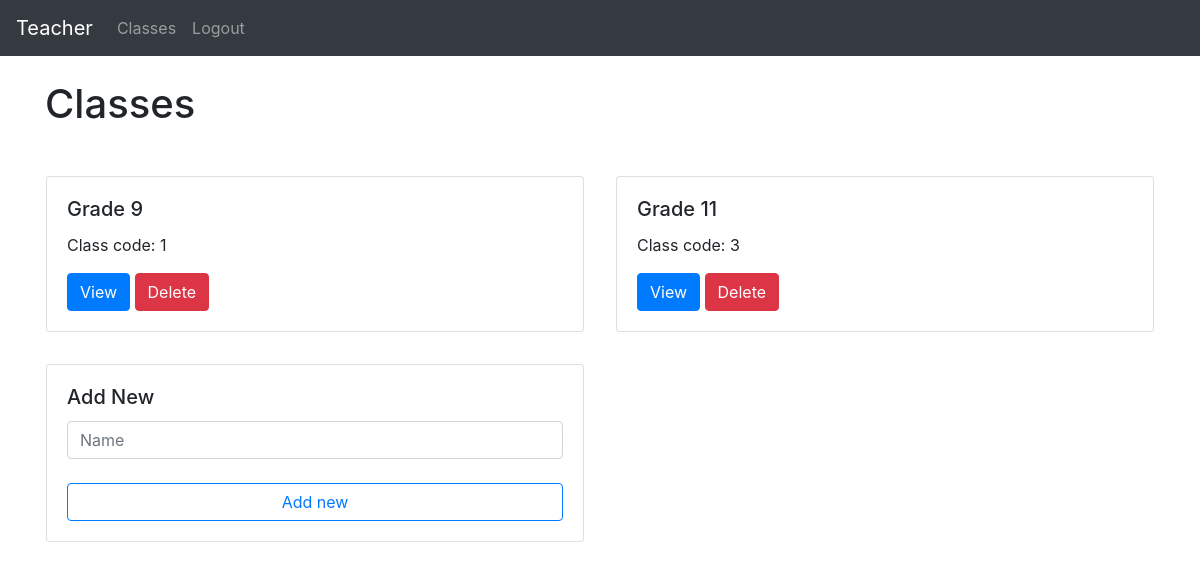
The page /teacher/ (signed in) on the database as committed earlier.
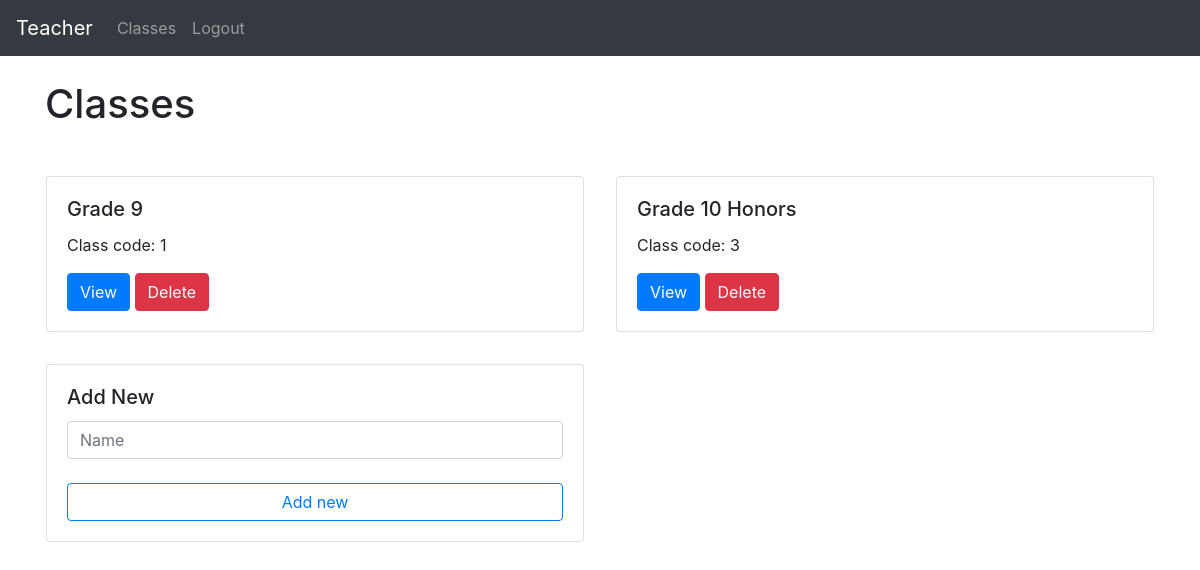
The same page on the database as committed later.
### website/models.py (models this page shows)
class Group(db.Model):
    id = db.Column(db.Integer, primary_key=True)
    name = db.Column(db.String(150))
    teacher_id = db.Column(db.Integer, db.ForeignKey('teacher.id'))
    student_ids = db.relationship('Student')
    topic_ids = db.relationship('Topic')

### website/teacher/teacher_views.py (the view)
@views.route('/', methods=['GET', 'POST'])  # type: ignore
@login_required
def groups():
    if request.method == 'POST':
        if request.form['button'] == "add_new":
            name = request.form.get('name')
            if len(str(name)) < 1:
                flash('Name is too short!', category='error')
            else:
                new_group = Group(name=name, teacher_id=current_user.teacher_id.id)# type: ignore
                db.session.add(new_group)
                db.session.commit()
                flash('Note added!', category='success')
            return render_template("teacher/groups.html", user=current_user)
        elif request.form['button'][:3] == "del":
            deleted = Group.query.filter_by(id=request.form['button'][3:]).first()
            db.session.delete(deleted)
            db.session.commit()
            return render_template("teacher/groups.html", user=current_user)
        else:
            return redirect(url_for('teacher_views.group_detail', group_id=request.form['button'][3:]))
    elif request.method == 'GET':
        return render_template("teacher/groups.html", user=current_user)

### website/templates/teacher/groups.html
{% extends "base.html" %} {% block title %}Classes{% endblock %}
{% block content %}
<br>
<h1>Classes</h1>
<br>
<div class="row row-cols-1 row-cols-md-2 g-4">
  {% for group in user.teacher_id.group_ids %}
    <form method="POST">
        <div class="col p-3">
          <div class="card">
            <div class="card-body">
              <h5 class="card-title">{{ group.name }}</h5>
              <p>Class code: {{ group.id }}</p>
              <button class="btn btn-primary" name="button" value="see{{ group.id }}">View</button>
              <button class="btn btn-danger" name="button" value="del{{ group.id }}">Delete</button>
            </div>
          </div>
        </div>
    </form>
    {% endfor %}
    <form method="POST">
          <div class="col p-3">
              <div class="card">
                <div class="card-body">
                  <h5 class="card-title">Add New</h5>
                  <input type="text" class="form-control" name="name" id="name" placeholder="Name">
                  <br>
                  <button type="submit" class="btn btn-outline-primary btn-block" name="button" value="add_new">Add new</button>
                </div>
              </div>
        </div>
    </form>
  </div>
{% endblock %}

Rows that differ between the two databases and show on the page:
changed Group id 3: name "Grade 11" → "Grade 10 Honors"
